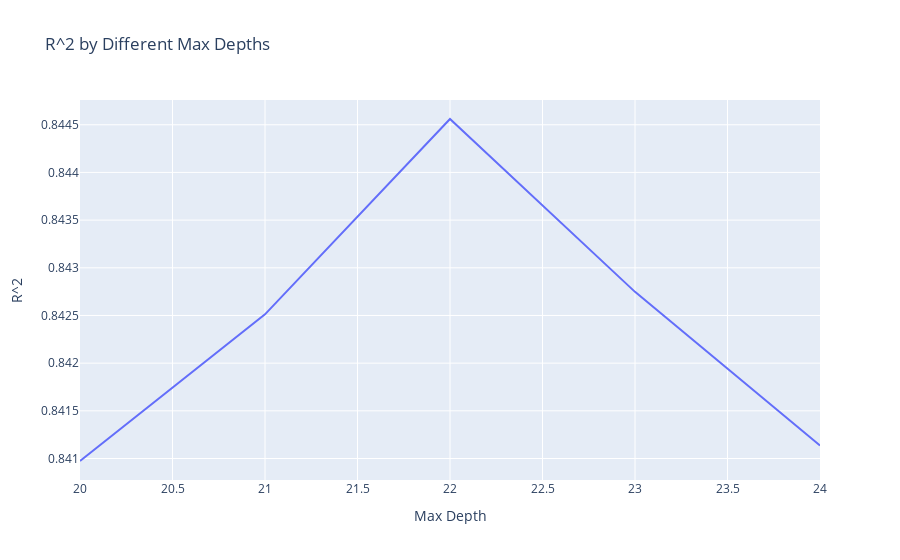

The notebook cell this image was saved under:
### Code cell
import plotly.express as px
fig3 = px.line(df, 
            x='Max_Depth', 
            y='R2', 
            labels={"Max_Depth": 'Max Depth', "R2": 'R^2'},
            title='R^2 by Different Max Depths')
fig3

### Figure 1 — Plotly figure (JSON) as saved in the notebook; plotly's stock layout.template omitted (floating-point values rounded to 4 significant figures)
{"data": [{"hovertemplate": "Max Depth=%{x}<br>R^2=%{y}<extra></extra>", "legendgroup": "", "line": {"color": "#636efa", "dash": "solid"}, "marker": {"symbol": "circle"}, "mode": "lines", "name": "", "orientation": "v", "showlegend": false, "type": "scatter", "x": [20, 21, 22, 23, 24], "xaxis": "x", "y": [0.841, 0.8425, 0.8446, 0.8427, 0.8411], "yaxis": "y"}], "layout": {"legend": {"tracegroupgap": 0}, "title": {"text": "R^2 by Different Max Depths"}, "xaxis": {"anchor": "y", "domain": [0, 1], "title": {"text": "Max Depth"}}, "yaxis": {"anchor": "x", "domain": [0, 1], "title": {"text": "R^2"}}}}
